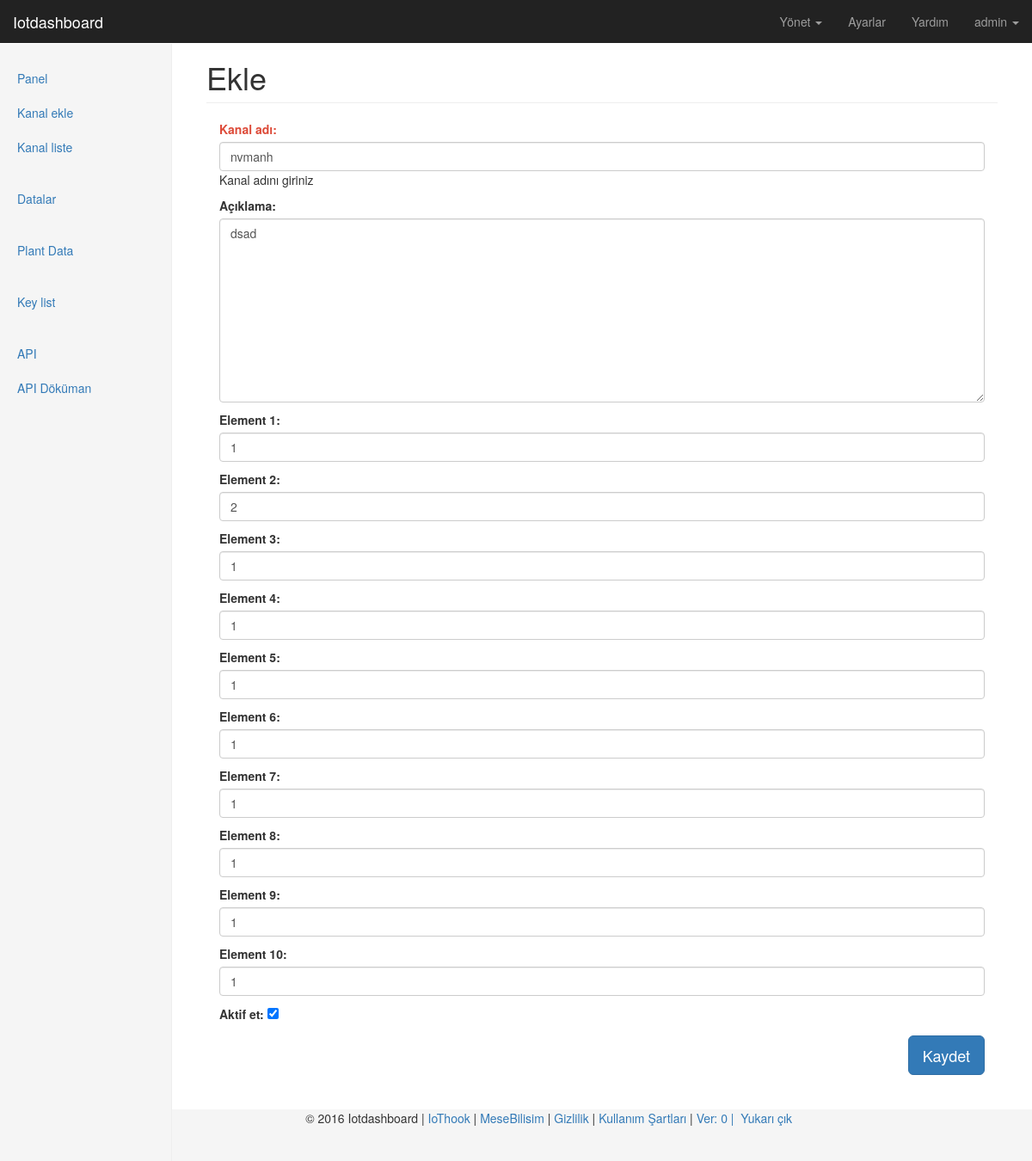
The page /tr/channel/edit/2/ (signed in) on the database its author committed.
### channels/models.py (models this page shows, shortened)
class Channel(models.Model):
    owner          = models.ForeignKey('auth.User', related_name='ownerchannel')
    channel_name   = models.CharField(_('Kanal adı'), max_length=60, help_text=_('Kanal adını giriniz'))
    channel_name_id= models.CharField(_('Kanal ID'), max_length=90, null=True, blank=True)
    element_1       = models.CharField(_('Element 1'), max_length=20, null=True, blank=True)
    element_id_1    = models.CharField(_('Element ID 1'), max_length=30, null=True, blank=True)
    element_2       = models.CharField(_('Element 2'), max_length=20, null=True, blank=True)
    element_id_2    = models.CharField(_('Element ID 2'), max_length=30, null=True, blank=True)
    element_3       = models.CharField(_('Element 3'), max_length=20, null=True, blank=True)
    element_id_3    = models.CharField(_('Element ID 3'), max_length=30, null=True, blank=True)
    element_4       = models.CharField(_('Element 4'), max_length=20, null=True, blank=True)
    element_id_4    = models.CharField(_('Element ID 4'), max_length=30, null=True, blank=True)
    element_5       = models.CharField(_('Element 5'), max_length=20, null=True, blank=True)
    element_id_5    = models.CharField(_('Element ID 5'), max_length=30, null=True, blank=True)
    element_6       = models.CharField(_('Element 6'), max_length=20, null=True, blank=True)
    element_id_6    = models.CharField(_('Element ID 6'), max_length=30, null=True, blank=True)
    element_7       = models.CharField(_('Element 7'), max_length=20, null=True, blank=True)
    element_id_7    = models.CharField(_('Element ID 7'), max_length=30, null=True, blank=True)
    element_8       = models.CharField(_('Element 8'), max_length=20, null=True, blank=True)
    element_id_8    = models.CharField(_('Element ID 8'), max_length=30, null=True, blank=True)
    element_9       = models.CharField(_('Element 9'), max_length=20, null=True, blank=True)
    element_id_9    = models.CharField(_('Element ID 9'), max_length=30, null=True, blank=True)
    element_10      = models.CharField(_('Element 10'), max_length=20, null=True, blank=True)
    element_id_10   = models.CharField(_('Element ID 10'), max_length=30, null=True, blank=True)
    api_key        = models.CharField(_('Api key'), max_length=200) # api
    description    = models.TextField(_('Açıklama'), blank=True, max_length=255)
    enable         = models.BooleanField(_('Aktif et'), default=True)
    remote_address = models.CharField(_('Ip adres'), max_length=255)
    pub_date       = models.DateTimeField(_('Yayin tarihi'), auto_now=True)

### channels/views.py (the view, shortened to what this page needs)
# urls.py: url(r'^channel/edit/(?P<id>[^/]*)/$', views_channels.channel_edit, name='channel_edit'),
@login_required(login_url=settings.LOGIN_URL)
def channel_edit(request, id):
    val = get_object_or_404(Channel, id=id)
    form = ChannelForm(request.POST or None, request.FILES or None, instance=val)
    return render(request, "back/add.html", locals())

### channels/forms.py
class ChannelForm(ModelForm):
    required_css_class = 'required'
    class Meta:
        model = Channel
        fields = [
            'channel_name',
            'description',
            'element_1',
            'element_2',
            'element_3',
            'element_4',
            'element_5',
            'element_6',
            'element_7',
            'element_8',
            'element_9',
            'element_10',
            'enable',
        ]
    def __init__(self, *args, **kwargs):
        super(ChannelForm, self).__init__(*args, **kwargs)
        for i in self.fields:
            if i not in ['enable']:
                self.fields[i].widget.attrs['class'] = 'form-control'

### channels/templatetags/custom_tags.py (called while the page is built)
@register.simple_tag
def version():
    try:
        return time.strftime('%m%d%Y/%u', time.gmtime(os.path.getmtime('.git/')))
    except:
        return 0

@register.simple_tag
def website_name():
    return WEBSITE_NAME

### templates/back/add.html (shortened to what this page needs)
{% extends "back/base.html" %}
{% load staticfiles %}
{% load custom_tags %}
{% load i18n %}
{% block website_name %}{% trans 'Ekle' %}{% endblock %}
{% block content %}
<div class="col-xs-12 col-sm-12 placeholder">
    <form action="" method="post"> {% csrf_token %}
        {{ form.as_p }}
        <div class="box-footer">
            <button type="submit" class="btn btn-lg btn-primary pull-right">{% trans 'Kaydet' %}</button>
        </div>
    </form>
</div>
{% endblock %}

### templates/back/navbar.html (shortened to what this page needs)
{% load custom_tags %}
{% load i18n %}
{% load rest_framework %}
<nav class="navbar navbar-inverse navbar-fixed-top">
    <div class="container-fluid">
        <div class="navbar-header">
            <a class="navbar-brand" href="{% url 'index' %}">{% website_name %}</a>
        </div>
        <div id="navbar" class="navbar-collapse collapse">
            <ul class="nav navbar-nav navbar-right">
                <li class="dropdown">
                  <a href="#" class="dropdown-toggle" data-toggle="dropdown" role="button" aria-haspopup="true" aria-expanded="false">{% trans 'Yönet' %} <span class="caret"></span></a>
                </li>
                <li><a href="/admin/">{% trans 'Ayarlar' %}</a></li>
                <li><a href="http://iotdashboard.readthedocs.io/tr/latest/">{% trans 'Yardım' %}</a></li>
                {% if user.is_authenticated %}
                    <li class="dropdown">
                      <a href="#" class="dropdown-toggle" data-toggle="dropdown" role="button" aria-haspopup="true" aria-expanded="false">{{ user }} <span class="caret"></span></a>
                    </li>
                {% endif %}
            </ul>
        </div>
    </div>
</nav>

### static/back/dashboard/dashboard.css (style rules this page uses)
body { padding-top: 50px; }
.navbar-fixed-top { border: 0; }
.placeholder { margin-bottom: 20px; }

### static/back/dashboard/sticky-footer.css (style rules this page uses)
html { position: relative; min-height: 100%; }
body { margin-bottom: 60px; }

### templates/back/base.html (style rules this page uses)
label.required { color: #dd4b39; }

### rows shown on the page
Channel: channel_name "nvmanh", description "dsad", element_1 "1", element_2 "2", element_3 "1", element_4 "1", element_5 "1", element_6 "1", element_7 "1", element_8 "1", element_9 "1", element_10 "1", enable "☑"

### other values the page prints
{{ user }} "admin"
